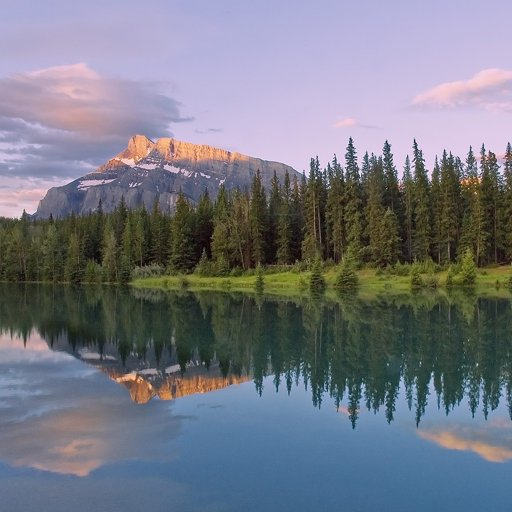
#> input picture lake_512x512.png, 512 x 512 px
$ python clahe.py
#> lines starting #> are read from the running program, lines starting #| are printed output that depends on the picture
# -*- coding: UTF-8 -*-
"""
"Contrast Limited Adaptive Histogram Equalization(CLAHE) implementation"
by Omer Ferhat Sarioglu, omerf.sarioglu@gmail.com

The below implementation does not assume that the
X and Y image resolutions are an integer multiple
of the X and Y sizes of the contextual regions.

Instead it pads the image with the number of excess pixels
required to make the X and Y resolutions an integral multiple
of X and Y sizes of the contextual region(if required)

Minimum and Maximum values are assumed to be 0 and 255
respectively even if they are not present in the image
"""

import numpy as np
import matplotlib.pyplot as plt
from skimage import io
from skimage import color

def image_read(im_path):
    """
    Reads image and converts it to grayscale if needed.
    :param im_path:
    :return:
    """
#> called with im_path = 'lake_512x512.png'
    try:
        image = io.imread(im_path)
#> image is the input picture: shape (512, 512, 3); mean R, G, B 117.1, 120.5, 132.1
        if len(image.shape) == 2:
            return image
        elif len(image.shape) == 3:
            gray_img = (color.rgb2gray(image) * 255).astype(np.uint8)
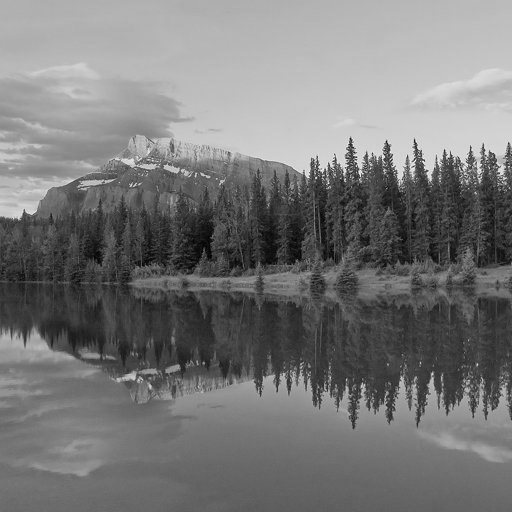
#> gray_img: shape (512, 512); min 0, max 250, mean 120.1
            return image, gray_img
        elif len(image.shape) == 4:
            gray_img = (color.rgb2gray(color.rgba2rgb(image)) * 255).astype(np.uint8)
            return image, gray_img

    except ValueError:
        print('Error in image reading...')


def show_results(image, clahe_image, clip_size):
    """
    Shows comparison between images in subplots
    :param image:
    :param clahe_image:
    :param clip_size:
    :return:
    """
    fig, axs = plt.subplots(1, 2)
    fig.suptitle('Normal image and CLAHE implemented image comparison')
    axs[0].imshow(image, cmap='gray')
    axs[0].set_title('Normal Image\n ')
    axs[1].imshow(clahe_image, cmap='gray')
    axs[1].set_title('CLAHE Image \n Clip Sz. ={}'.format(clip_size))
    plt.show()


def interpolate(subBin, LU, RU, LB, RB, subX, subY):
    """
    Image interpolation function, need to be applied after CLAHE
    """
    subImage = np.zeros(subBin.shape)
    num = subX * subY
    for i in range(subX):
        inverseI = subX - i
        for j in range(subY):
            inverseJ = subY - j
            val = subBin[i, j].astype(int)
            subImage[i, j] = np.floor(
                (inverseI * (inverseJ * LU[val] + j * RU[val]) + i * (inverseJ * LB[val] + j * RB[val])) / float(num))
    return subImage


def clahe(img, clipLimit, nrBins=128, nrX=0, nrY=0):
    """
    CLAHE algorithm implementation

    :param img: Input image
    :param clipLimit: Normalized clipLimit. Higher value gives more contrast
    :param nrBins: Number of gray level bins for histogram("dynamic range")
    :param nrX: Number of contextual regions in X direction
    :param nrY: Number of contextual regions in Y direction
    """
#> called with clipLimit = 8, nrBins = 256, nrX = 4, nrY = 4
    h, w = img.shape
#> h = 512; w = 512
    if clipLimit == 1:
        return
    nrBins = max(nrBins, 128)
    if nrX == 0:
        # Taking dimensions of each contextial region to be a square of 32X32
        xsz = 32
        ysz = 32
        nrX = np.ceil(h / xsz)  # 240
        # Excess number of pixels to get an integer value of nrX and nrY
        excX = int(xsz * (nrX - h / xsz))
        nrY = np.ceil(w / ysz)  # 320
        excY = int(ysz * (nrY - w / ysz))
        # Pad that number of pixels to the image
        if excX != 0:
            img = np.append(img, np.zeros((excX, img.shape[1])).astype(int), axis=0)
        if excY != 0:
            img = np.append(img, np.zeros((img.shape[0], excY)).astype(int), axis=1)
    else:
        xsz = np.round(h / nrX)
#> xsz = 128
        ysz = np.round(w / nrY)
#> ysz = 128
        excX = int(xsz * (nrX - h / xsz))
#> excX = 0
        excY = int(ysz * (nrY - w / ysz))
#> excY = 0
        if excX != 0:
            img = np.append(img, np.zeros((excX, img.shape[1])).astype(int), axis=0)
        if excY != 0:
            img = np.append(img, np.zeros((img.shape[0], excY)).astype(int), axis=1)

    nrPixels = xsz * ysz
#> nrPixels = 16384
    claheimg = np.zeros(img.shape)

    if clipLimit > 0:
        clipLimit = max(1, clipLimit * xsz * ysz / nrBins)
#> clipLimit = 512
    else:
        clipLimit = 50

    # Making LUT
    print("...Make the LUT...")
    minVal = 0  # np.min(img)
    maxVal = 255  # np.max(img)

    binSz = np.floor(1 + (maxVal - minVal) / float(nrBins))
    LUT = np.floor((np.arange(minVal, maxVal + 1) - minVal) / float(binSz))

    # Creating bins from LUT with image
    bins = LUT[img]
    print(bins.shape)
#| (512, 512)

    # Making Histogram
    print("...Making the Histogram...")
    nrX = int(nrX)
    nrY = int(nrY)
    xsz = int(xsz)
    ysz = int(ysz)
    hist = np.zeros((nrX, nrY, nrBins))
    print(nrX, nrY, hist.shape)
    for i in range(nrX):
        for j in range(nrY):
            bin_ = bins[i * xsz:(i + 1) * xsz, j * ysz:(j + 1) * ysz].astype(int)
            for i1 in range(xsz):
                for j1 in range(ysz):
                    hist[i, j, bin_[i1, j1]] += 1

    # Clipping Histogram
    print("...Clipping the Histogram...")
    if clipLimit > 0:
        for i in range(nrX):
            for j in range(nrY):
                nrExcess = 0
                for nr in range(nrBins):
                    excess = hist[i, j, nr] - clipLimit
                    if excess > 0:
                        nrExcess += excess

                binIncr = nrExcess / nrBins
                upper = clipLimit - binIncr
                for nr in range(nrBins):
                    if hist[i, j, nr] > clipLimit:
                        hist[i, j, nr] = clipLimit
                    else:
                        if hist[i, j, nr] > upper:
                            nrExcess += upper - hist[i, j, nr]
                            hist[i, j, nr] = clipLimit
                        else:
                            nrExcess -= binIncr
                            hist[i, j, nr] += binIncr

                if nrExcess > 0:
                    stepSz = max(1, np.floor(1 + nrExcess / nrBins))
                    for nr in range(nrBins):
                        nrExcess -= stepSz
                        hist[i, j, nr] += stepSz
                        if nrExcess < 1:
                            break

    # Mapping Histogram
    print("...Mapping the Histogram...")
    map_ = np.zeros((nrX, nrY, nrBins))
    # print(map_.shape)
    scale = (maxVal - minVal) / float(nrPixels)
#> scale = 0.0156
    for i in range(nrX):
        for j in range(nrY):
            sum_ = 0
            for nr in range(nrBins):
                sum_ += hist[i, j, nr]
                map_[i, j, nr] = np.floor(min(minVal + sum_ * scale, maxVal))

    # Interpolation
    print("...Interpolation...")
    xI = 0
    for i in range(nrX + 1):
        if i == 0:
            subX = int(xsz / 2)
            xU = 0
            xB = 0
        elif i == nrX:
            subX = int(xsz / 2)
            xU = nrX - 1
            xB = nrX - 1
        else:
            subX = xsz
            xU = i - 1
            xB = i

        yI = 0
        for j in range(nrY + 1):
            if j == 0:
                subY = int(ysz / 2)
                yL = 0
                yR = 0
            elif j == nrY:
                subY = int(ysz / 2)
                yL = nrY - 1
                yR = nrY - 1
            else:
                subY = ysz
                yL = j - 1
                yR = j
            UL = map_[xU, yL, :]
            UR = map_[xU, yR, :]
            BL = map_[xB, yL, :]
            BR = map_[xB, yR, :]

            subBin = bins[xI:xI + subX, yI:yI + subY]

            subImage = interpolate(subBin, UL, UR, BL, BR, subX, subY)
            claheimg[xI:xI + subX, yI:yI + subY] = subImage
            yI += subY
        xI += subX
#> this loop made 5 passes
#> (subX, xI) on passes 1, 5: (64, 64), (64, 512)
#> xI on passes 2 to 4: 192, 320, 448
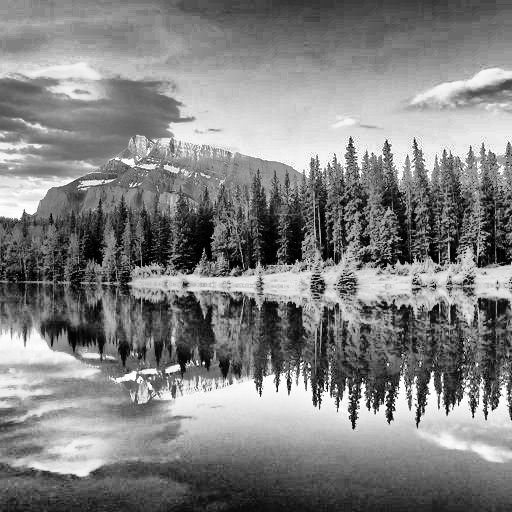
#> claheimg: shape (512, 512) float64; min 0, max 255, mean 129.6
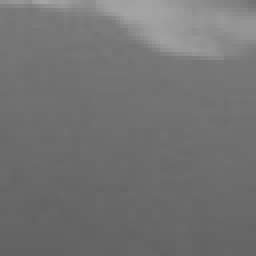
#> subBin: shape (64, 64) float64 (shown 4 times larger); min 98, max 165, mean 114.4
#> after the loop, xI = 512

    if excX == 0 and excY != 0:
        return claheimg[:, :-excY]
    elif excX != 0 and excY == 0:
        return claheimg[:-excX, :]
    elif excX != 0 and excY != 0:
        return claheimg[:-excX, :-excY]
    else:
        return claheimg


if __name__ == '__main__':
    clip_size = 8
    _, gray_image = image_read('lake_512x512.png')
    clahe_image = clahe(gray_image, clip_size, 256, 4, 4)

    show_results(gray_image, clahe_image, clip_size)
#> in show_results, `plt.show()`:
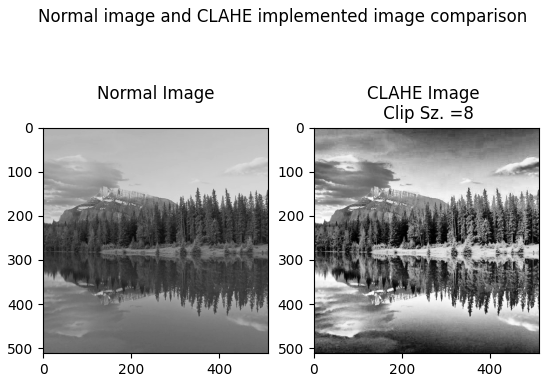
#> figure drawn by matplotlib, 2 panels
